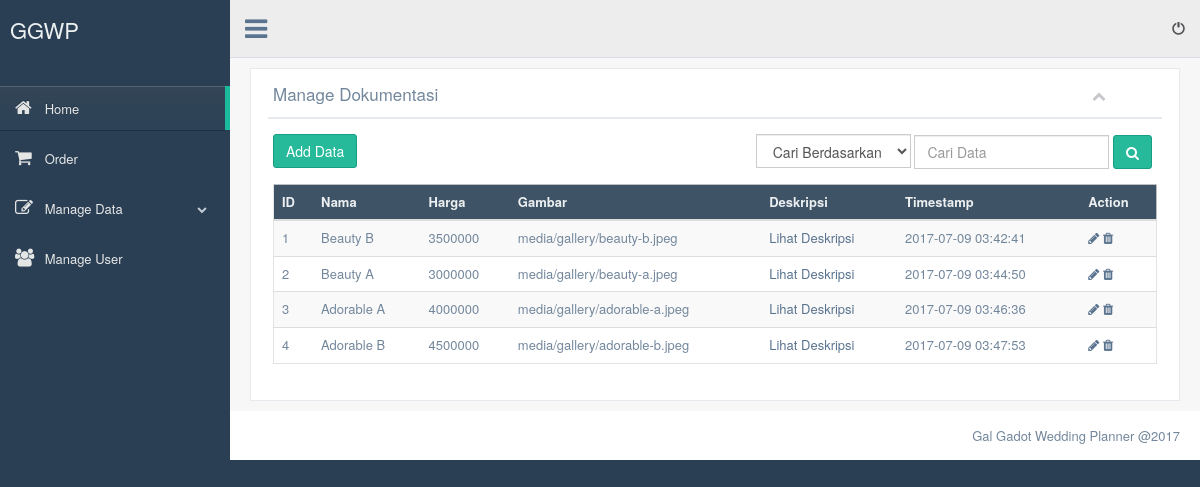
Screenshot of /admin/index.php?menu=dokumentasi (signed in) with the database file from the repository.
### tables this page shows
CREATE TABLE `dokumentasi` (
  `id` int(11) NOT NULL,
  `name` varchar(255) NOT NULL,
  `price` int(11) NOT NULL,
  `image` varchar(255) NOT NULL,
  `description` text NOT NULL,
  `create_date` timestamp NOT NULL DEFAULT CURRENT_TIMESTAMP ON UPDATE CURRENT_TIMESTAMP
);

### admin/dokumentasi.php (the view, shortened to what this page needs)
<div class="row">
  <div class="col-md-12 col-sm-12 col-xs-12">
    <div class="x_panel">
      <div class="x_title">
        <h2>Manage Dokumentasi</h2>
        <ul class="nav navbar-right panel_toolbox">
          <li><a class="collapse-link"><i class="fa fa-chevron-up"></i></a></li>
        </ul>
        <div class="clearfix"></div>
      </div>
      <div class="x_content">
        <div class="row">
          <div class="col-md-3 col-xs-12">
            <p><a href="#" class="btn btn-success" data-target="#ModalAdd" data-toggle="modal">Add Data</a></p>
          </div>
          <div class="col-md-9 col-xs-12">
            <form action="pencarian.php" name="modal_popup" enctype="multipart/form-data" method="POST">
              <ul class="searchtool">
              <li>
                <select name="searchby" class="form-control">
                  <option value="-">Cari Berdasarkan</option>
                </select>
              </li>
              <li>
                <input type="text" name="search"  class="form-control" placeholder="Cari Data" required/>
              </li>
              <li>
                <button class="btn btn-success" type="submit">
                    <i class="fa fa-search" aria-hidden="true"></i>
                </button>
              </li>
              </ul>
            </form>
          </div>
        </div>
        <div class="table-responsive">
          <table class="table table-striped jambo_table bulk_action">
            <thead>
              <tr class="headings">
                <th class="column-title">ID</th>
                <th class="column-title">Nama</th>
                <th class="column-title">Harga</th>
                <th class="column-title">Gambar</th>
                <th class="column-title">Deskripsi</th>
                <th class="column-title">Timestamp</th>
                <th class="column-title no-link last"><span class="nobr">Action</span></th>
              </tr>
            </thead>
            <tbody>
              <?php
                include "koneksi.php";
                $tbname="dokumentasi";
                $modal=mysqli_query($connection, "SELECT * FROM $tbname");
                while($r=mysqli_fetch_array($modal)){
              ?>
                <tr class="even pointer">
                    <td><?php echo $r['id']; ?></td>
                    <td><?php echo $r['name']; ?></td>
                    <td><?php echo $r['price']; ?></td>
                    <td><?php echo $r['image']; ?></td>
                    <td><a href="#" data-target="#ModalDesc<?php echo $r['id']; ?>" data-toggle="modal">Lihat Deskripsi</a></td>
                    <td><?php echo $r['create_date']; ?></td>
                    <td>
                       <a href="#" class='open_modal' id='<?php echo $r['id']; ?>' tbname="<?php echo $tbname; ?>"><i class="fa fa-pencil"></i></a>
                       <a href="#" onclick="confirm_modal('delete_data.php?id=<?php echo $r['id']; ?>&amp;tbname=<?php echo $tbname; ?>');"><i class="fa fa-trash"></i></a>
                    </td>
                </tr>
              <?php } ?>
        </tbody>
        </table>
        </div>
      </div>
    </div>
  </div>
</div>

### css/admin-style.css (style rules this page uses)
ul.searchtool { list-style: none; float: right; }
ul.searchtool li { display: inline-block; }

### rows the page displays
dokumentasi: id "1", name "Beauty B", price "3500000", image "media/gallery/beauty-b.jpeg", create_date "2017-07-09 03:42:41"
dokumentasi: id "2", name "Beauty A", price "3000000", image "media/gallery/beauty-a.jpeg", create_date "2017-07-09 03:44:50"
dokumentasi: id "3", name "Adorable A", price "4000000", image "media/gallery/adorable-a.jpeg", create_date "2017-07-09 03:46:36"
dokumentasi: id "4", name "Adorable B", price "4500000", image "media/gallery/adorable-b.jpeg", create_date "2017-07-09 03:47:53"
